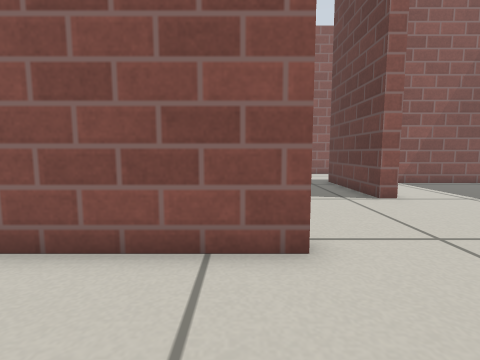
view 1 (above)

14 first-person views from a walk through a Gazebo world. The camera is 0.38 m above the floor, tilts 6° down and sees 85° across. The floor is counted in squares, 0.25 m on a side. Each view is taken from the middle of a square. On the plan, view 1 faces up. The plan holds only what a view shows up to about 14 squares ahead; the rest is blank. Gazebo's built-in surfaces are drawn with simple patterns.

view 2
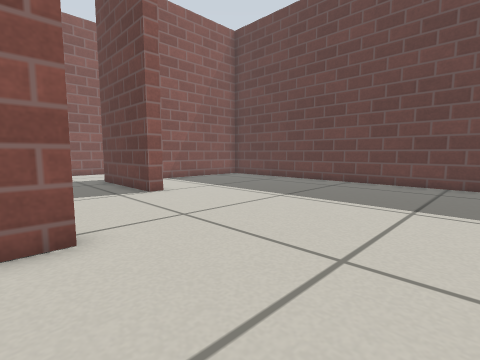

view 3
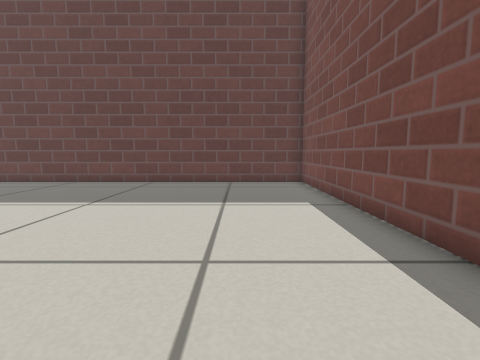

view 4
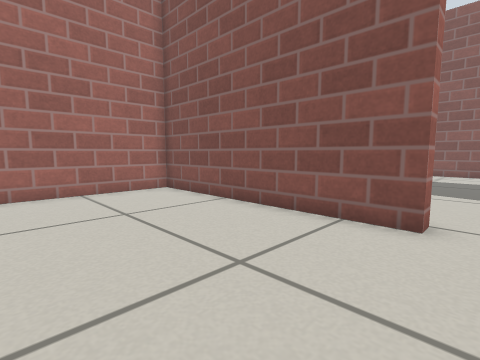

view 5
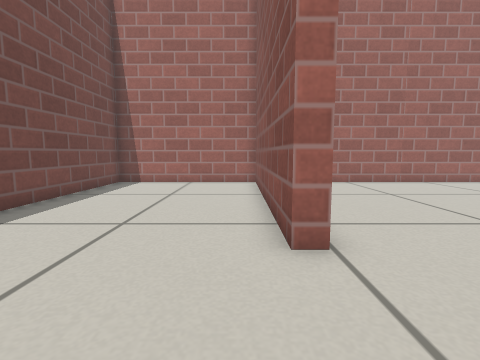

view 6
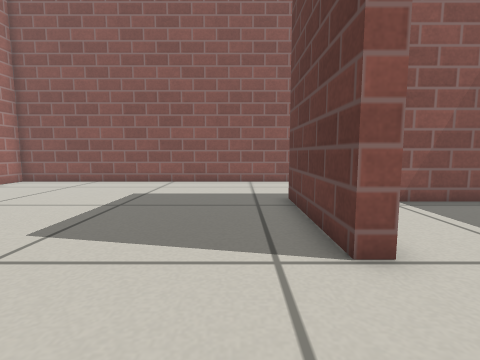

view 7
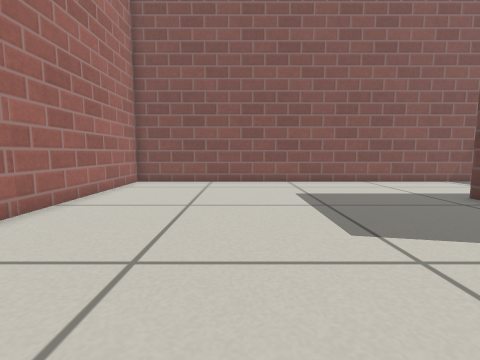

view 8
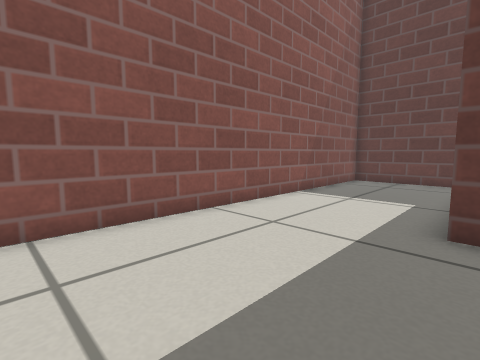

view 9
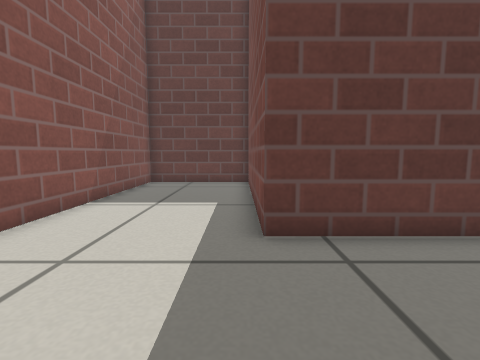

view 10
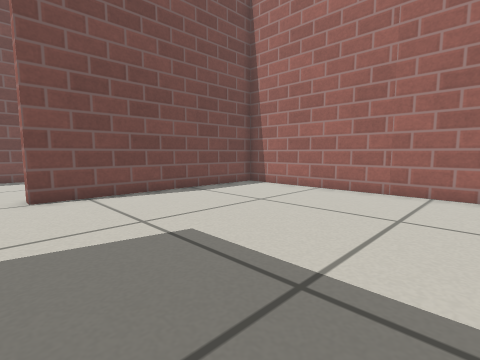

view 11
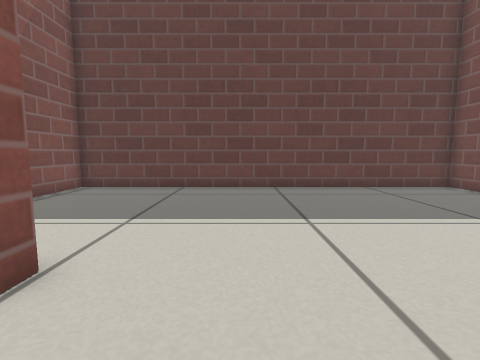

view 12
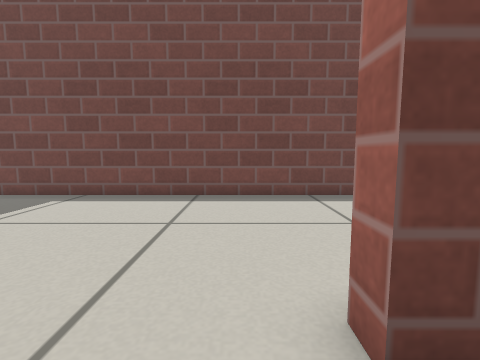

view 13
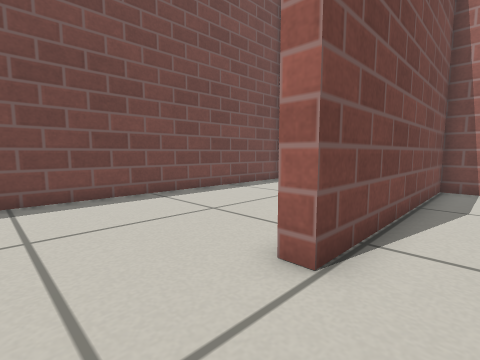

view 14
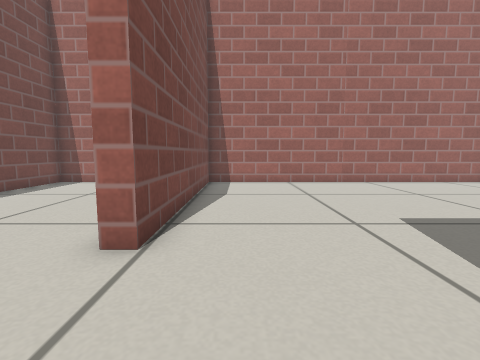

### Floor plan
Points are (right, up) in squares from view 1. A wall is a line through its corners. A room is listed if a view was taken in it or the views show most of it. See-through windows are left out.
Room 1 (views 1, 2, 3, 4, 5, 13, 14)
walls: (1, 3.8) (-8.4, 3.8) (-8.4, -3.2) (13.4, -3.2) (13.4, 13) (7.9, 13); (5.2, 8.6) (4.6, 8.6)
ways out: opening at (3.2, 6) to room 2
Room 2 (views 6, 7, 8, 9, 10, 11, 12)
walls: (4.6, 8.6) (4.6, 13.6) (12.5, 13.6); (13.4, 13.5) (13.4, 18.6) (-8.4, 18.6) (-8.4, 4.4) (1, 4.4) (1, 3.8)
ways out: opening at (3.2, 6) to room 1

Where each view was taken, in squares from view 1:
view 1: 0 up, 0 right, facing up
view 2: 1 down, 0 right, facing up-right
view 3: 0 up, 0 right, facing right
view 4: 2 down, 2 right, facing up-left
view 5: 3 up, 5 right, facing left
view 6: 5 up, 3 right, facing up
view 7: 5 up, 3 left, facing up
view 8: 13 up, 1 left, facing up-right
view 9: 14 up, 0 right, facing right
view 10: 14 up, 2 right, facing down-left
view 11: 6 up, 2 right, facing right
view 12: 6 up, 2 right, facing down
view 13: 6 up, 4 right, facing down-left
view 14: 6 up, 5 right, facing left
